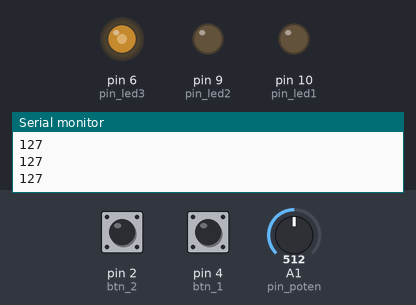
The sketch below on a simulated Arduino Uno, built with avr-gcc and run on an emulated ATmega328P. Parts: output pins drawn as LEDs (lit = HIGH), the last lines printed to the serial monitor. Inputs (shaded band) come from the test bench; at power-on: A1 (pin_poten) = 512, pin 2 (btn_2) LOW, pin 4 (btn_1) LOW.

Above: at 1.2 s.
1.3 s: A1 (pin_poten) set to 716
At 2.3 s:
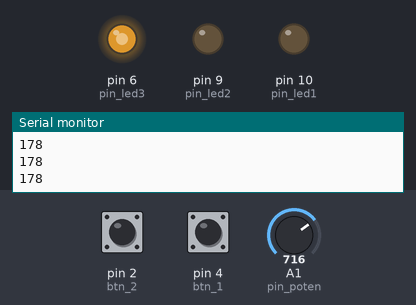
2.8 s: pin 2 (btn_2) pulled HIGH for 0.15 s
At 2.89 s:
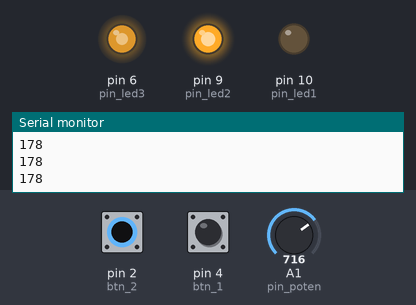
4.4 s: pin 4 (btn_1) pulled HIGH for 0.15 s
At 4.47 s:
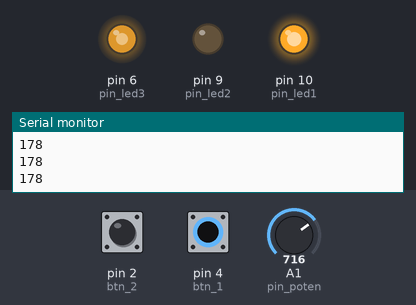
6.0 s: A1 (pin_poten) set to 900
At 7.2 s:
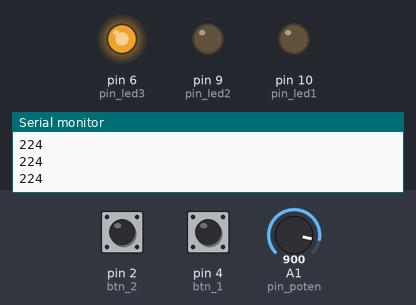
7.5 s: pin 2 (btn_2) pulled HIGH for 1 s
At 7.9 s:
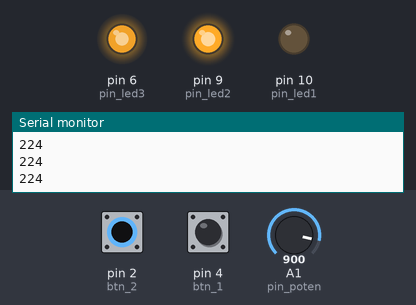
10.0 s: pin 4 (btn_1) pulled HIGH for 1 s
At 10.6 s:
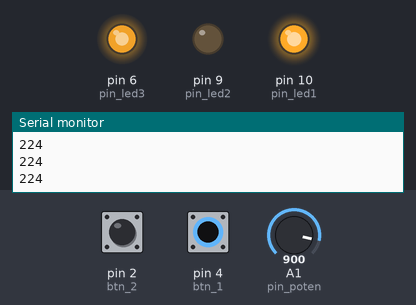
Timing chart, 0 to 13.0 s (numbered marks = the images above; inputs shaded):
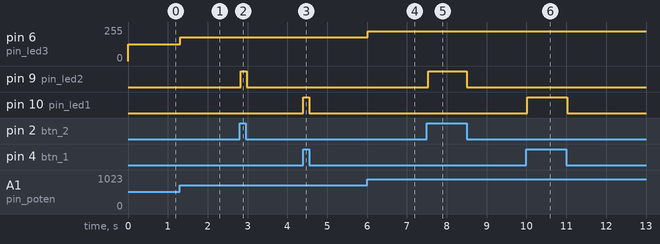

Measured:
- after the input at 1.3 s, pin 6 (pin_led3): 127/255 → 178/255 at once
- after the input at 2.8 s, pin 9 (pin_led2): LOW → HIGH at once, → LOW 0.15 s later
- after the input at 4.4 s, pin 10 (pin_led1): LOW → HIGH at once, → LOW 0.15 s later
- after the input at 6.0 s, pin 6 (pin_led3): 178/255 → 224/255 at once
- after the input at 7.5 s, pin 9 (pin_led2): LOW → HIGH at once, → LOW 0.97 s later
- after the input at 10.0 s, pin 10 (pin_led1): LOW → HIGH at once, → LOW 1.0 s later

The sketch:

exercise_3.ino
```cpp
int pin_led1 = 10;
int pin_led2 = 9;
int pin_led3 = 6;

int btn_1 = 4;
int btn_2 = 2;

int pin_poten = A1;

void setup() {
  Serial.begin(9600);
  pinMode(pin_led1, OUTPUT);
  pinMode(pin_led2, OUTPUT);
  pinMode(pin_led3, OUTPUT);

  pinMode(btn_1, INPUT);
  pinMode(btn_2, INPUT);

  pinMode(pin_poten, INPUT);
}

void loop() {
  int readPotenVal = analogRead(pin_poten);
  int led_3_val = map(readPotenVal, 0, 1023, 0, 255);

  Serial.println(led_3_val);
  analogWrite(pin_led3, led_3_val);
  delay(30);

  int btn_val_1 = digitalRead(btn_1);
  int btn_val_2 = digitalRead(btn_2);

  if (btn_val_1 == HIGH) {
    digitalWrite(pin_led1, HIGH);
  } else {
    digitalWrite(pin_led1, LOW);
  }


  if (btn_val_2 == HIGH) {
    digitalWrite(pin_led2, HIGH);
  } else {
    digitalWrite(pin_led2, LOW);
  }
}
```
